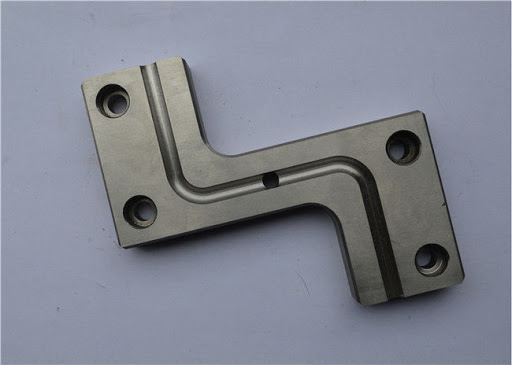
//> input picture piece1.jpg, 512 x 365 px
$ ./main   (built with g++ and OpenCV 4)
//> lines starting //> are read from the running program, lines starting //| are printed output that depends on the picture; after the words box and inside, x2 and y2 are one past the last pixel; in counts of white or black regions, pixels touching at a corner belong together
### Tool.h
#ifndef TOOL_H
#define TOOL_H

#include <stdio.h>
#include <iostream>
#include<math.h>

#include <vector>

#include "Circle.h"

#include <opencv2/opencv.hpp>

std::vector<double> calculCoefficientDroiteMediatrice(cv::Point a, cv::Point b);
cv::Point calculCenterCircumscribingTriangle(std::vector<double> mediatrice1, std::vector<double> mediatrice2);
double calculDistance(cv::Point a, cv::Point b);

//Circle detectorRansac(std::vector<cv::Point> contour, int nbIteration, int erreur);


#endif // TOOL_H

### Circle.h
#ifndef CIRCLE_H
#define CIRCLE_H

#include <stdio.h>
#include <iostream>

#include "Tool.h"
#include <opencv2/opencv.hpp>

class Circle
{
    public:
        Circle();
        Circle(unsigned int radius, cv::Point center);
        Circle(cv::Point a, cv::Point b, cv::Point c);
        virtual ~Circle();

        float calculPerimetre() const;
        float calculSurface() const;
        void afficherCaract();

        unsigned int getRadius() const;
        cv::Point getCenter() const;
        void setRadius(unsigned int radius);
        void setCenter(cv::Point a);

        //Circle detectorRansac(std::vector<cv::Point> contour, int nbIteration, int erreur);

protected:

private:

    unsigned int m_radius;
    cv::Point m_center;
};


#endif // CIRCLE_H

### Tool.cpp
#include <stdio.h>
#include <iostream>

#include <random>
#include <chrono>

#include "Tool.h"
#include "Circle.h"

/* Calcul equation de la droite supportant la médiatrice d'un coté */

std::vector<double> calculCoefficientDroiteMediatrice(cv::Point a, cv::Point b)
{
	/* Vecteur directeur de la médiatrice a pour coordonnées [-(yb-ya);(xb-xa)] */
	/* La médiatrice passe par le mileu du segment [AB] de coordonnée [(xb+xa)/2;(yb+ya)/2] */
	/* La droite est définie par Ax+By=C */

	std::vector<double> CoefficientDroiteMediatrice{0,0,0};

	CoefficientDroiteMediatrice[0] = 2 * (b.x - a.x);
	CoefficientDroiteMediatrice[1] = 2 * (b.y - a.y);
	CoefficientDroiteMediatrice[2] = b.x*b.x + b.y*b.y - a.x*a.x-a.y*a.y;

	return CoefficientDroiteMediatrice;
}

cv::Point calculCenterCircumscribingTriangle(std::vector<double> mediatrice1, std::vector<double> mediatrice2)
{
	/* Le centre du cercle circonscrit se trouve sur l'intersection de deux médiatrice */
	/* Les coordonnées (x,y) du centre se trouve en resolvant une equation à deux inconnue */
	/* A1*x+B1*y=C1 */
	/* A2*x+B2*y=C2 */
	/* On résout l'équation avec une méthode de déterminant */
	cv::Point center(0,0);
	double determinantEquation = ((double)mediatrice1[0] * mediatrice2[1] - (double)mediatrice1[1] * mediatrice2[0]);

	if (determinantEquation == 0)
	{
		//std::cout << "Les points ne forment pas un triangle " << std::endl;
		center.x = 0;
		center.y = 0;
	}

	else
	{
		center.x = ((double)mediatrice1[2] * mediatrice2[1] - (double)mediatrice1[1] * mediatrice2[2])/ determinantEquation;
		center.y = ((double)mediatrice1[0] * mediatrice2[2] - (double)mediatrice1[2] * mediatrice2[0] )/ determinantEquation;
	}

	return center;
}

double calculDistance(cv::Point a, cv::Point b)
{
	return sqrt(pow(b.x-a.x,2) + pow(b.y - a.y, 2));
}

### Circle.cpp
#include <stdio.h>
#include <iostream>
#include <random>
#include <chrono>


#include "Circle.h"


Circle::Circle():m_radius(0),m_center(0,0)
{

}


// [4 lines left out: function Circle, not called in this run]


Circle::Circle(cv::Point a, cv::Point b, cv::Point c)
{
	std::vector<double> mediatrice1 = calculCoefficientDroiteMediatrice(a,b);
	std::vector<double> mediatrice2 = calculCoefficientDroiteMediatrice(b,c);

	m_center = calculCenterCircumscribingTriangle(mediatrice1, mediatrice2);
	m_radius = calculDistance(a,m_center);
}

Circle::~Circle()
{

}

// [15 lines left out: functions calculPerimetre, calculSurface, afficherCaract, not called in this run]

unsigned int Circle::getRadius() const
{
	return m_radius;
}

cv::Point Circle::getCenter() const
{
	return m_center;
}

void Circle::setRadius(unsigned int radius)
{
	m_radius = radius;
}

void Circle::setCenter(cv::Point a)
{
	m_center.x = a.x;
	m_center.y = a.y;
}

### main.cpp
#include <stdio.h>
#include <math.h>
#include <iostream>
#include <fstream>
#include <string>
#include <ctime>


#include "Circle.h"
#include "Tool.h"

#include <algorithm>
#include <random>
#include <chrono>


#include <opencv2/opencv.hpp>


Circle detectorRansac(std::vector<cv::Point> contour, int nbIteration, double erreur)
{
	unsigned seed = std::chrono::system_clock::now().time_since_epoch().count();
	std::mt19937 generator(seed);
	unsigned valeur = generator();
	Circle bestCircle;

	if (contour.size() > 3)
	{
		int ensemblePoint = 3;
		int ensemblePointMax = 0;
		double error = 0;
		std::vector<cv::Point> tempContour = contour;
		for (int j = 0; j < nbIteration; j++)
		{

			std::shuffle(tempContour.begin(), tempContour.end(), generator);
			Circle tempCircle = Circle(tempContour[0], tempContour[1], tempContour[2]);


			for (int i = 3; i < tempContour.size(); i++)
			{
				error = abs(calculDistance(tempContour[i], tempCircle.getCenter())-tempCircle.getRadius());

				if (error <= erreur)
				{
					ensemblePoint++;
				}
			}
			if (ensemblePointMax < ensemblePoint && ensemblePoint > (int)tempContour.size()*0.95 && ensemblePoint>3) //0.95 pour piece1 0.95 piece 3
			{


					ensemblePointMax = ensemblePoint;
					bestCircle.setCenter(tempCircle.getCenter());
					bestCircle.setRadius(tempCircle.getRadius());
			}
			ensemblePoint = 3;
		}
	}

	return bestCircle;
}


int main(int argc, char** argv)
{

	/* Ouverture de l'image à traiter */


	cv::String image_path = "C:/yourfolder/";
	cv::String imageName = "piece1.jpg";

	cv::Mat imagePiece = cv::imread(image_path + imageName);
//> imagePiece is the input picture: 365 rows x 512 cols, CV_8UC3; mean B, G, R 144.4, 132.8, 129
	if (imagePiece.empty()) // Check for failure
	{
		std::cout << "Could not open or find the image" << std::endl;
		system("pause"); //wait for any key press
		return -1;
	}

	cv::String windowNamePiece = "Piece Originale"; //Name of the window
	cv::namedWindow(windowNamePiece); // Create a window
	cv::moveWindow(windowNamePiece, 0, 0);
	imshow(windowNamePiece, imagePiece); // Show our image inside the created window.

	cv::waitKey(0); // Wait for any keystroke in the window

	/* Traitement de l'image */

	cv::Mat imagePieceGray = cv::imread(image_path + imageName, cv::IMREAD_GRAYSCALE);
//> imagePieceGray: 365 rows x 512 cols, CV_8UC1; min 0, max 244, mean 133.1

	cv::String windowNamePieceGray = "Piece Originale Gray"; //Name of the window
	cv::namedWindow(windowNamePieceGray); // Create a window
	cv::moveWindow(windowNamePieceGray, 515, 0);
	imshow(windowNamePieceGray, imagePieceGray); // Show our image inside the created window.

	//cv::waitKey(0); // Wait for any keystroke in the window
	cv::Mat imagePieceGray2;
	cv::normalize(imagePieceGray, imagePieceGray2, 0, 255, cv::NORM_MINMAX);
	cv::String windowNamePieceGray2 = "Piece Originale Gray 2"; //Name of the window
	cv::namedWindow(windowNamePieceGray2); // Create a window
	cv::moveWindow(windowNamePieceGray2, 1030, 0);
	imshow(windowNamePieceGray2, imagePieceGray2); // Show our image inside the created window.

	cv::waitKey(0); // Wait for any keystroke in the window

	cv::GaussianBlur(imagePieceGray2, imagePieceGray2, cv::Size(13, 13), 0);  // 13 piece 1 // 13 piece3
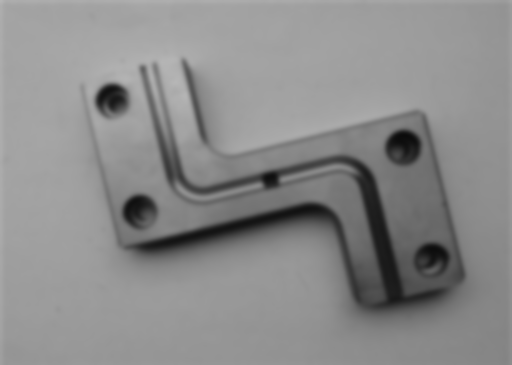
//> imagePieceGray2: 365 rows x 512 cols, CV_8UC1; min 11, max 182, mean 139
	int edgeThresh = 30; // 30 piece 1 // 50 piece 3
	cv::Mat imagePieceGrayEdge;
	Canny(imagePieceGray2, imagePieceGrayEdge, edgeThresh, edgeThresh*3, 3);
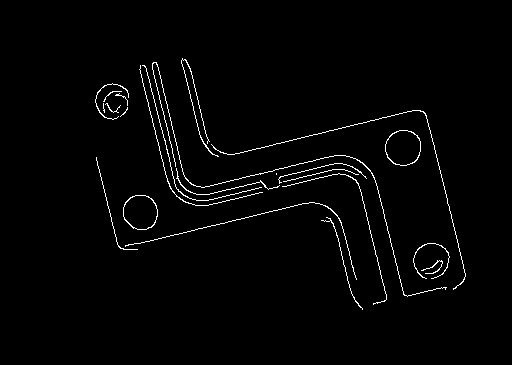
//> imagePieceGrayEdge: 365 rows x 512 cols, CV_8UC1; 1.8% white in thin lines or dots, all inside (x1, y1, x2, y2) = (95, 58, 466, 310)

	cv::String windowNamePieceGrayEdge = "Piece Originale Gray Edge"; //Name of the window
	cv::namedWindow(windowNamePieceGrayEdge); // Create a window
	cv::moveWindow(windowNamePieceGrayEdge, 0, 350);
	imshow(windowNamePieceGrayEdge, imagePieceGrayEdge);

	cv::waitKey(0);

	/***************************************/
	/*  RANSAC   */
	int ss = 5;
	cv::dilate(imagePieceGrayEdge, imagePieceGrayEdge, cv::getStructuringElement(cv::MORPH_RECT, cv::Size(ss, ss))); //9 pour piece 1  // 5 piece 3
	cv::erode(imagePieceGrayEdge, imagePieceGrayEdge, cv::getStructuringElement(cv::MORPH_RECT, cv::Size(ss, ss)));
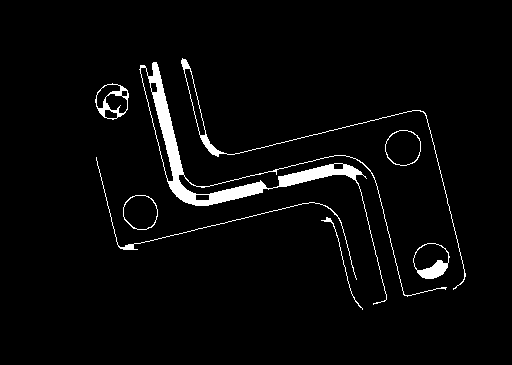
//> imagePieceGrayEdge: 365 rows x 512 cols, CV_8UC1; 3.4% white; 8 white regions

	std::vector<std::vector<cv::Point> > contours;

	cv::findContours(imagePieceGrayEdge, contours, cv::RETR_LIST, cv::CHAIN_APPROX_NONE);
//> contours = 20 contours; largest, box (x1, y1, x2, y2) and area: (139, 62, 447, 305) 3983, (385, 130, 421, 166) 994, (413, 243, 450, 279) 975, (385, 130, 421, 166) 966, (123, 195, 158, 230) 942

	cv::Mat outputContours = cv::Mat::zeros(imagePieceGray2.rows, imagePieceGray2.cols, CV_8UC3);
	cv::Scalar color(255, 0, 0);
	drawContours(outputContours, contours, -1, color, 1, 8);
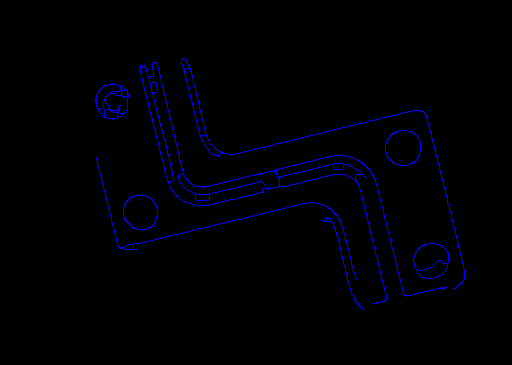
//> outputContours: 365 rows x 512 cols, CV_8UC3; mean B, G, R 4.3, 0, 0

	cv::String windowNamePieceGrayEdgeDraw = "Draw Gray Edge"; //Name of the window
	cv::namedWindow(windowNamePieceGrayEdgeDraw); // Create a window
	cv::moveWindow(windowNamePieceGrayEdgeDraw, 1050, 700);
	imshow(windowNamePieceGrayEdgeDraw, outputContours);
	cv::waitKey(0);
	/////////////////////////////////////////////////////////////////////////////////////////////////////////////////////


	// Fonction

	std::vector<Circle> detectedCircle;

	for (int i = 0; i < contours.size(); i++)
	{
		Circle tempDetectedCircle = detectorRansac(contours[i], 1000, 2);//1000.2 pour piece 1  // 1000 2 piece3
		if (tempDetectedCircle.getRadius() != 0 && tempDetectedCircle.getRadius()<std::min(imagePieceGray2.rows/2, imagePieceGray2.cols/2))// on limite les rayon detecte a la dimension la plus petite sur 2
		{
			detectedCircle.push_back(tempDetectedCircle);
		}
		std::cout << i << std::endl;
	}
//> this loop made 20 passes
//| 0
//| 1
//| 2
//| 3
//| 4
//| 5
//| 6
//| 7
//> (output is shown up to pass 8 of 20)


	///////////////////////////////////////////////////////////////////////////////////////////////////////////////

	cv::Mat outputRansac= cv::imread(image_path + imageName);
	for (int i = 0; i < detectedCircle.size(); i++)
	{
		circle(outputRansac, detectedCircle[i].getCenter(), 3, cv::Scalar(0, 255, 0), -1, 8, 0);
		circle(outputRansac, detectedCircle[i].getCenter(), detectedCircle[i].getRadius(), cv::Scalar(0, 0, 255), 3, 8, 0);
	}
//> this loop made 9 passes
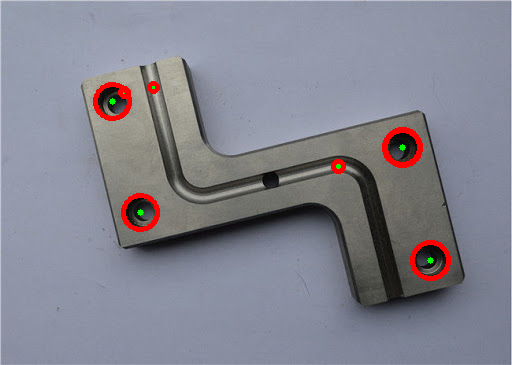
//> outputRansac: 365 rows x 512 cols, CV_8UC3; 1.48% of pixels changed, all inside (x1, y1, x2, y2) = (93, 81, 451, 281)
	cv::String windowNameRansac = "RANSAC"; //Name of the window
	cv::namedWindow(windowNameRansac); // Create a window
	cv::moveWindow(windowNameRansac, 1030, 0);
	imshow(windowNameRansac, outputRansac); // Show our image inside the created window.

	/***************************************/
	//cv::imwrite(image_path+"RANSAC_"+ imageName, outputRansac);
	cv::waitKey(0);
	return 0;
}

$ run again, with piece3.jpg copied over piece1.jpg
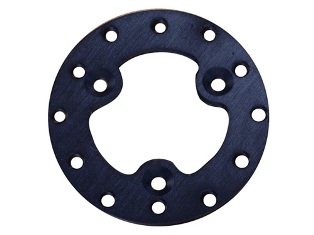
//> input picture piece3.jpg, 314 x 235 px
//> imagePiece is the input picture: 235 rows x 314 cols, CV_8UC3; mean B, G, R 190.5, 183.6, 182.4
//> `cv::erode(imagePieceGrayEdge, imagePieceGrayEdge, cv::getStructuringEl..`:
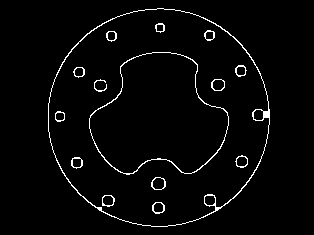
//> imagePieceGrayEdge: 235 rows x 314 cols, CV_8UC1; 2.9% white in thin lines or dots, all inside (x1, y1, x2, y2) = (48, 8, 270, 227)
//> contours = 31 contours, 1 with area under 20; largest, box (x1, y1, x2, y2) and area: (48, 8, 270, 227) 37874, (48, 8, 270, 227) 37417, (89, 52, 229, 175) 11616, (89, 52, 229, 174) 11484, (151, 177, 166, 190) 142
//> the loop `for (int i = 0; i < contours.size(); i++)` made 31 passes
//| 0
//| 1
//| 2
//| 3
//| 4
//> (output is shown up to pass 5 of 31)
//> the loop `for (int i = 0; i < detectedCircle.size(); i++)` made 28 passes
//> after the loop `for (int i = 0; i < detectedCircle.size(); i++)`:
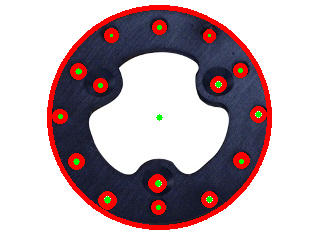
//> outputRansac: 235 rows x 314 cols, CV_8UC3; 8.81% of pixels changed, all inside (x1, y1, x2, y2) = (47, 5, 272, 230)
